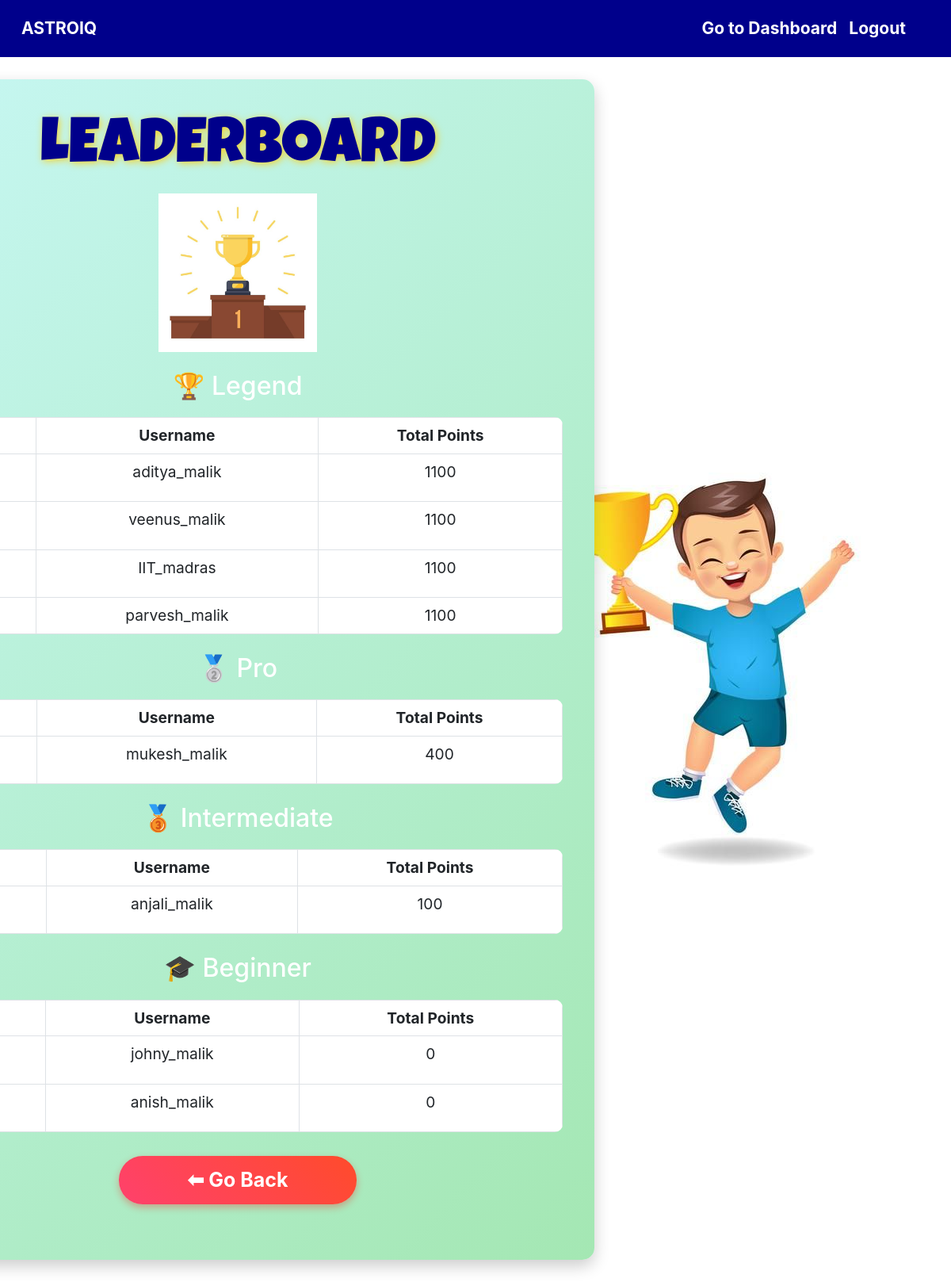
Page /leaderboard/admin (signed in) on the committed database.
### application/models.py (models this page shows)
class User(db.Model):
    id = db.Column(db.Integer, primary_key=True)
    username = db.Column(db.String(), unique=True, nullable=False)
    email = db.Column(db.String(), unique=True, nullable=False)
    password = db.Column(db.String(), nullable=False)
    confirmpassword = db.Column(db.String(), nullable=False)
    fullname = db.Column(db.String(), nullable=False)
    qualification = db.Column(db.String(), nullable=False)
    exams = db.Column(db.String(200), nullable = False)
    dateofbirth = db.Column(db.String(20), nullable = False)
    image = db.Column(db.String(255), nullable = False)
    role = db.Column(db.String(), default='user')  # user or admin
    points = db.Column(db.Integer, default=0)
    scores = db.relationship("Score", backref="user")  # One user can have multiple quiz scores
    user_answers = db.relationship("UserAnswers", backref="user")  # ✅ One user can have multiple answers

### application/controllers.py (the view)
@app.route('/leaderboard/<username>')
def leaderboard(username):
    users = User.query.filter(User.role != "admin").order_by(User.points.desc()).all()
    leagues = {
        "🏆 Legend": [],
        "🏅 Elite": [],
        "🥈 Pro": [],
        "🥉 Intermediate": [],
        "🎓 Beginner": []
    }
    def get_league(points):
        if points > 1000:
            return "🏆 Legend"
        elif points > 500:
            return "🏅 Elite"
        elif points >= 300:
            return "🥈 Pro"
        elif points >= 100:
            return "🥉 Intermediate"
        else:
            return "🎓 Beginner"
    for user in users:
        league = get_league(user.points)
        leagues[league].append(user)
    this_user = User.query.filter_by(username=username).first()
    if not this_user:
        return "User not found", 400
    username = this_user.username
    this_user = User.query.filter_by(username=username).first()
    return render_template("leaderboard/leaderboard.html", leagues=leagues,this_user=this_user)

### templates/leaderboard/leaderboard.html (shortened to what this page needs)
<!DOCTYPE html>
<html lang="en">
<head>
    <link href="https://cdn.jsdelivr.net/npm/bootstrap@5.3.0/dist/css/bootstrap.min.css" rel="stylesheet">
</head>
<body>
    <nav class="navbar navbar-expand-lg navbar-dark fixed-top">
        <div class="container-fluid">
            <a class="navbar-brand" href="/">AstroIQ</a>
            <div class="collapse navbar-collapse" id="navbarNav">
                <ul class="navbar-nav ms-auto">
                    <li class="nav-item">
                        <a href="/user_dashboard/{{ this_user.username }}">Go to Dashboard</a>
                    </li>
                    <li class="nav-item">
                        <a href="/logout">Logout</a>
                    </li>
                </ul>
            </div>
        </div>
    </nav>
    <div class="main-container">
        <div class="leaderboard-container">
            <h1>LEADERBOARD</h1>
            <img src="/static/images/user/leaderboard2.jpg" height="200px" width="200px">
            {% for league, users in leagues.items() %}
                {% if users %}
                    <h2 class="text-center mt-4">{{ league }}</h2>
                    <table class="table table-bordered">
                        <thead>
                            <tr>
                                <th>Rank</th>
                                <th>Username</th>
                                <th>Total Points</th>
                            </tr>
                        </thead>
                        <tbody>
                            {% for user in users %}
                            <tr>
                                <td>
                                </td>
                                <td>{{ user.username }}</td>
                                <td>{{ user.points }}</td>
                            </tr>
                            {% endfor %}
                        </tbody>
                    </table>
                {% endif %}
            {% endfor %}
            <a href="/user_dashboard/{{ this_user.username }}" class="back-btn">⬅ Go Back </a>
        </div>
    </div>
</body>
</html>

### templates/leaderboard/leaderboard.html (style rules this page uses)
body { font-family: 'Inter', sans-serif; color: white; background-image: url(/static/images/user/leaderboard.jpg); background-repeat: no-repeat; background-attachment: fixed; background-position: right; }
.main-container { display: flex; justify-content: center; align-items: center; flex-direction: column; min-height: 100vh; margin-top: 100px; margin-bottom: 100px; }
.leaderboard-container { background: linear-gradient(135deg, #c7f7f3, #a4e7b3); backdrop-filter: blur(10px); padding: 40px; border-radius: 15px; box-shadow: 0 8px 20px rgba(0, 0, 0, 0.2); width: 80%; max-width: 900px; text-align: center; margin-right: 600px; }
h1 { font-family: 'Luckiest Guy'; font-size: 80px; color: darkblue; text-shadow: 2px 2px 10px rgba(255, 204, 0, 0.8); }
table { width: 100%; margin-top: 20px; border-radius: 10px; overflow: hidden; background: rgba(255, 255, 255, 0.2); }
thead { background: rgba(255, 255, 255, 0.3); color: white; }
th, td { padding: 15px; text-align: center; font-size: 1.2rem; }
tbody tr:nth-child(odd) { background: rgba(255, 255, 255, 0.1); }
.back-btn { display: block; width: 300px; margin: 30px auto; background: linear-gradient(45deg, #ff416c, #ff4b2b); color: white; font-weight: bold; border: none; padding: 12px; border-radius: 30px; transition: 0.3s; text-align: center; text-decoration: none; font-size: 25px; box-shadow: 0 4px 10px rgba(255, 0, 0, 0.3); }
.navbar { background-color: darkblue; padding: 15px; }
.navbar-brand { font-size: 25px; font-weight: bold; color: white; text-transform: uppercase; }
.navbar-nav { color: white; font-size: 20px; margin-right: 15px; transition: 0.3s; font-weight: bold; }
.navbar a { color: white; margin-right: 15px; text-decoration: none; font-size: 21px; }

### rows in the picture
User: username "aditya_malik", points "1100"
User: username "veenus_malik", points "1100"
User: username "IIT_madras", points "1100"
User: username "parvesh_malik", points "1100"
User: username "mukesh_malik", points "400"
User: username "anjali_malik", points "100"
User: username "johny_malik", points "0"
User: username "anish_malik", points "0"

### other values in the picture
{{ league }} "🏆 Legend" "🥈 Pro" "🥉 Intermediate" "🎓 Beginner"
